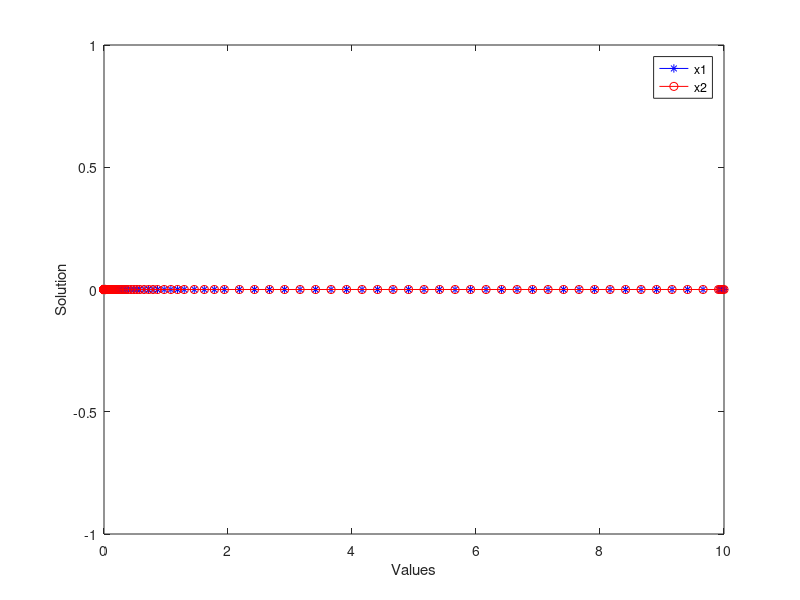

Reproduce this figure in MATLAB.
% Define the system of ODEs
% x1' = -2*x1 * x2
% x2' = -x2^2
f = @(t, x) [-2*x(1) * x(2); -x(2)^2];

% the initial conditions
x0 = [0 ; 0];

% the time span
tspan = [0, 10];

% solve
[t, x] = ode45(f, tspan, x0);
m = [t,x];
disp(m)

% Ploting
plot(t, x(:,1), 'b-*', t, x(:,2), 'r-o');
legend('x1', 'x2');
xlabel('Values');
ylabel('Solution');